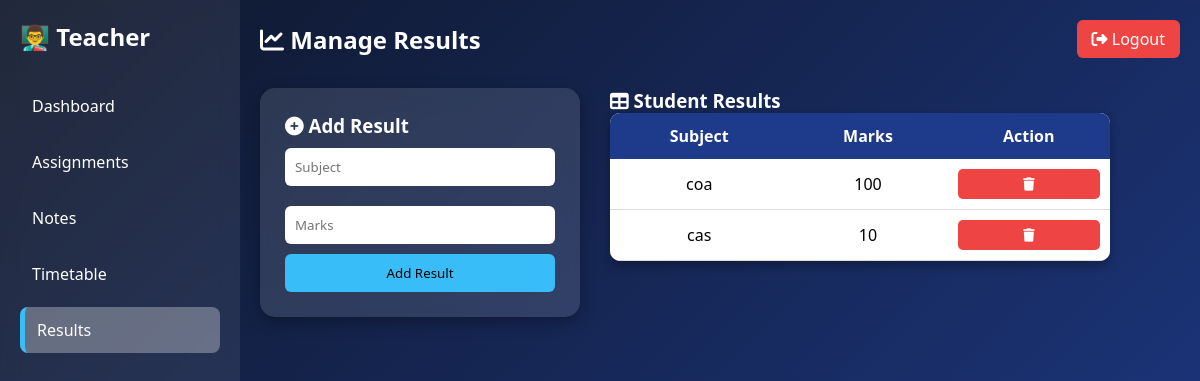
/manage_results/, run on the app's committed database.
### core/models.py (models this page shows, shortened)
class Result(models.Model):
    subject = models.CharField(max_length=100)
    marks = models.IntegerField()

### core/views.py (the view)
# urls.py: path('manage_results/', views.manage_results, name='manage_results'),
def manage_results(request):
    if request.method == 'POST':
        Result.objects.create(
            subject=request.POST.get('subject'),
            marks=request.POST.get('marks')
        )
        return redirect('manage_results')
    data = Result.objects.all()
    return render(request, 'manage_results.html', {'data': data})

### templates/manage_results.html (shortened to what this page needs)
<!DOCTYPE html>
<html>
<head>
    <link rel="stylesheet" href="https://cdnjs.cloudflare.com/ajax/libs/font-awesome/6.5.0/css/all.min.css">
</head>
<body>
<div class="sidebar">
    <h2>👨‍🏫 Teacher</h2>
    <a href="/teacher_home/">Dashboard</a>
    <a href="/upload_assignment/">Assignments</a>
    <a href="/upload_notes/">Notes</a>
    <a href="/upload_timetable/">Timetable</a>
    <a href="/manage_results/" class="active">Results</a>
</div>
<div class="main">
    <div class="topbar">
        <h2><i class="fa fa-chart-line"></i> Manage Results</h2>
        <a href="/" class="logout"><i class="fa fa-sign-out-alt"></i> Logout</a>
    </div>
    <div class="flex">
        <div class="card">
            <h3><i class="fa fa-plus-circle"></i> Add Result</h3>
            <form method="POST">
                <input type="text" name="subject" placeholder="Subject" required>
                <input type="number" name="marks" placeholder="Marks" required>
                <button type="submit">Add Result</button>
            </form>
        </div>
        <div>
            <h3><i class="fa fa-table"></i> Student Results</h3>
            {% if data %}
            <table>
                <tr>
                    <th>Subject</th>
                    <th>Marks</th>
                    <th>Action</th>
                </tr>
                {% for r in data %}
                <tr>
                    <td>{{ r.subject }}</td>
                    <td>{{ r.marks }}</td>
                    <td>
                        <form method="POST" action="{% url 'delete_result' r.id %}">
                            <button type="submit" class="delete-btn">
                                <i class="fa fa-trash"></i>
                            </button>
                        </form>
                    </td>
                </tr>
                {% endfor %}
            </table>
            {% else %}
                <p>No results added yet</p>
            {% endif %}
        </div>
    </div>
</div>
</body>
</html>

### templates/manage_results.html (style rules this page uses)
* { margin: 0; padding: 0; box-sizing: border-box; font-family: 'Segoe UI'; }
body { display: flex; background: linear-gradient(135deg, #0f172a, #1e3a8a); height: 100vh; color: white; }
.sidebar { width: 240px; background: rgba(255,255,255,0.08); backdrop-filter: blur(10px); padding: 20px; }
.sidebar h2 { margin-bottom: 30px; }
.sidebar a { display: block; padding: 12px; margin: 10px 0; color: white; text-decoration: none; border-radius: 8px; transition: 0.3s; }
.sidebar a.active { background: rgba(255,255,255,0.3); border-left: 5px solid #38bdf8; }
.main { flex: 1; padding: 20px; }
.topbar { display: flex; justify-content: space-between; align-items: center; }
.logout { background: #ef4444; padding: 8px 15px; border-radius: 6px; text-decoration: none; color: white; }
.flex { display: flex; gap: 30px; margin-top: 30px; flex-wrap: wrap; }
.card { background: rgba(255,255,255,0.12); backdrop-filter: blur(12px); padding: 25px; border-radius: 15px; width: 320px; box-shadow: 0px 5px 15px rgba(0,0,0,0.3); }
input { width: 100%; padding: 10px; margin: 10px 0; border-radius: 6px; border: none; }
button { width: 100%; padding: 10px; background: #38bdf8; color: black; border: none; border-radius: 6px; cursor: pointer; }
table { width: 500px; background: white; color: black; border-radius: 10px; overflow: hidden; border-collapse: collapse; box-shadow: 0px 5px 10px rgba(0,0,0,0.3); }
th { background: #1e3a8a; color: white; padding: 12px; }
td { padding: 10px; text-align: center; border-bottom: 1px solid #ddd; }
.delete-btn { background: #ef4444; border: none; padding: 6px 10px; border-radius: 5px; color: white; cursor: pointer; }

### data on the page
Result: subject "coa", marks "100"
Result: subject "cas", marks "10"
